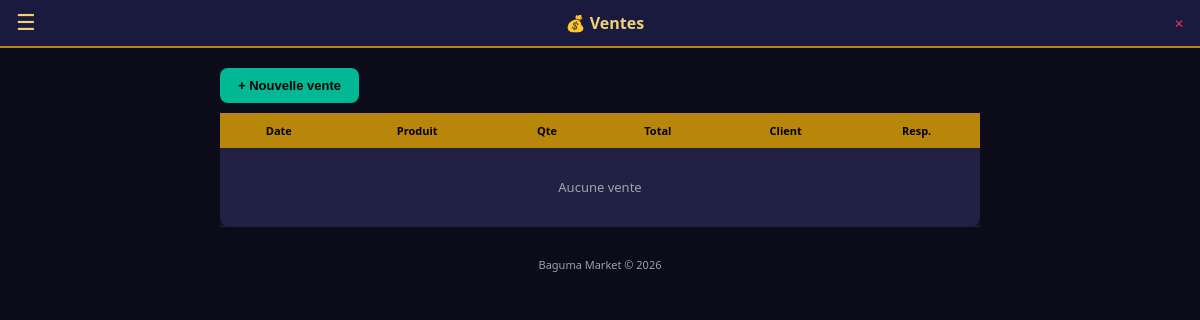
/ventes (signed in), run on an earlier commit of the app's database.
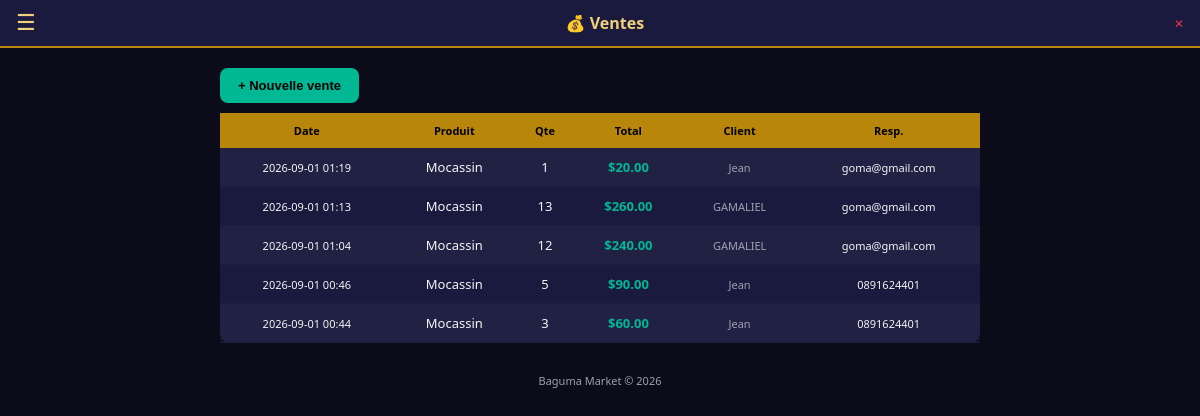
And on a later commit of the database.
### tables this page shows
CREATE TABLE ventes (
        id INTEGER PRIMARY KEY AUTOINCREMENT,
        produit_id INTEGER, quantite INTEGER,
        total_usd REAL, total_cdf REAL,
        date TEXT, heure TEXT, recu_num TEXT DEFAULT '', client_nom TEXT DEFAULT '', client_tel TEXT DEFAULT '', prix_unit_usd REAL DEFAULT 0, prix_unit_cdf REAL DEFAULT 0, est_client_honneur INTEGER DEFAULT 0, client_id INTEGER DEFAULT NULL, tenant_id INTEGER DEFAULT 0, vendeur_login TEXT DEFAULT '',
        FOREIGN KEY (produit_id) REFERENCES produits(id));

CREATE TABLE produits (
        id INTEGER PRIMARY KEY AUTOINCREMENT,
        categorie_id INTEGER, nom TEXT,
        prix_usd REAL, prix_cdf REAL, stock INTEGER DEFAULT 100, tenant_id INTEGER DEFAULT 0,
        FOREIGN KEY (categorie_id) REFERENCES categories(id));

### web.py (the view, shortened to what this page needs)
@app.route("/ventes", methods=["GET", "POST"])
@login_required
def ventes():
    conn = get_db()
    c = conn.cursor()
    etid = get_effective_tid()
    if etid is not None:
        c.execute("SELECT id, nom, prix_usd, stock FROM produits WHERE tenant_id=? AND stock>0 ORDER BY nom", (etid,))
    else:
        c.execute("SELECT id, nom, prix_usd, stock FROM produits WHERE stock>0 ORDER BY nom")
    prods = c.fetchall()
    if etid is not None:
        c.execute("""SELECT v.id, v.date||' '||v.heure, p.nom, v.quantite, v.total_usd, v.client_nom, v.vendeur_login, v.recu_num, v.est_client_honneur
            FROM ventes v JOIN produits p ON v.produit_id=p.id WHERE v.tenant_id=? ORDER BY v.date DESC, v.heure DESC LIMIT 50""", (etid,))
    else:
        c.execute("""SELECT v.id, v.date||' '||v.heure, p.nom, v.quantite, v.total_usd, v.client_nom, v.vendeur_login, v.recu_num, v.est_client_honneur
            FROM ventes v JOIN produits p ON v.produit_id=p.id ORDER BY v.date DESC, v.heure DESC LIMIT 50""")
    ventes_list = c.fetchall()
    taux = get_taux(conn, etid or session["tenant_id"])
    conn.close()
    return render_template("ventes.html", prods=prods, ventes_list=ventes_list, is_admin=is_admin(), taux=taux)

### web.py (called while the page is built)
def get_db():
    conn = sqlite3.connect(DB)
    conn.row_factory = sqlite3.Row
    return conn

def login_required(f):
    from functools import wraps
    @wraps(f)
    def decorated(*args, **kwargs):
        if "user_id" not in session:
            return redirect(url_for("login"))
        return f(*args, **kwargs)
    return decorated

def is_admin():
    return session.get("tenant_id", 0) == 0 and session.get("role") == "admin"

def get_effective_tid():
    if is_admin():
        return session.get("view_tenant")
    return session.get("tenant_id")

def get_taux(conn, tenant_id):
    c = conn.cursor()
    c.execute("SELECT value FROM settings WHERE tenant_id=? AND key='taux_cdf'", (tenant_id,))
    row = c.fetchone()
    return float(row[0]) if row else 2800.0

### templates/ventes.html (shortened to what this page needs)
{% extends "base.html" %}
{% block body %}
<div class="topbar">
<button class="menu-btn" onclick="toggleNav()">☰</button>
<h1>💰 Ventes</h1>
<a href="/logout" style="color:var(--red);font-size:12px">✕</a>
</div>
<div class="container">
<button class="btn btn-green" onclick="document.getElementById('modalVente').style.display='flex'" style="margin-bottom:10px">+ Nouvelle vente</button>
<div class="card" style="padding:0">
<div class="table-scroll">
<table>
<tr><th>Date</th><th>Produit</th><th>Qte</th><th>Total</th><th>Client</th><th>Resp.</th></tr>
{% for v in ventes_list %}
<tr>
<td style="font-size:11px">{{v[1][:16] if v[1] else ''}}</td>
<td>{{v[2]}}</td>
<td>{{v[3]}}</td>
<td class="tag-entree">${{ "%.2f"|format(v[4]) }}</td>
<td style="font-size:11px;color:var(--txt2)">{{v[5] or '-'}}</td>
<td style="font-size:11px">{{v[6]}}</td>
</tr>
{% endfor %}
{% if not ventes_list %}<tr><td colspan="6" class="empty">Aucune vente</td></tr>{% endif %}
</table>
</div></div>
<div class="footer">Baguma Market &copy; 2026</div>
</div>
{% endblock %}

What changed in the data, as far as the page shows it:
added ventes: v "2026-09-01 01:19", nom "Mocassin", quantite "1", total_usd "20.00", client_nom "Jean", vendeur_login "goma@gmail.com"
added ventes: v "2026-09-01 01:13", nom "Mocassin", quantite "13", total_usd "260.00", client_nom "GAMALIEL", vendeur_login "goma@gmail.com"
added ventes: v "2026-09-01 01:04", nom "Mocassin", quantite "12", total_usd "240.00", client_nom "GAMALIEL", vendeur_login "goma@gmail.com"
added ventes: v "2026-09-01 00:46", nom "Mocassin", quantite "5", total_usd "90.00", client_nom "Jean", vendeur_login "0891624401"
added ventes: v "2026-09-01 00:44", nom "Mocassin", quantite "3", total_usd "60.00", client_nom "Jean", vendeur_login "0891624401"
Also different on the page:
text no longer shown: "Aucune vente"
